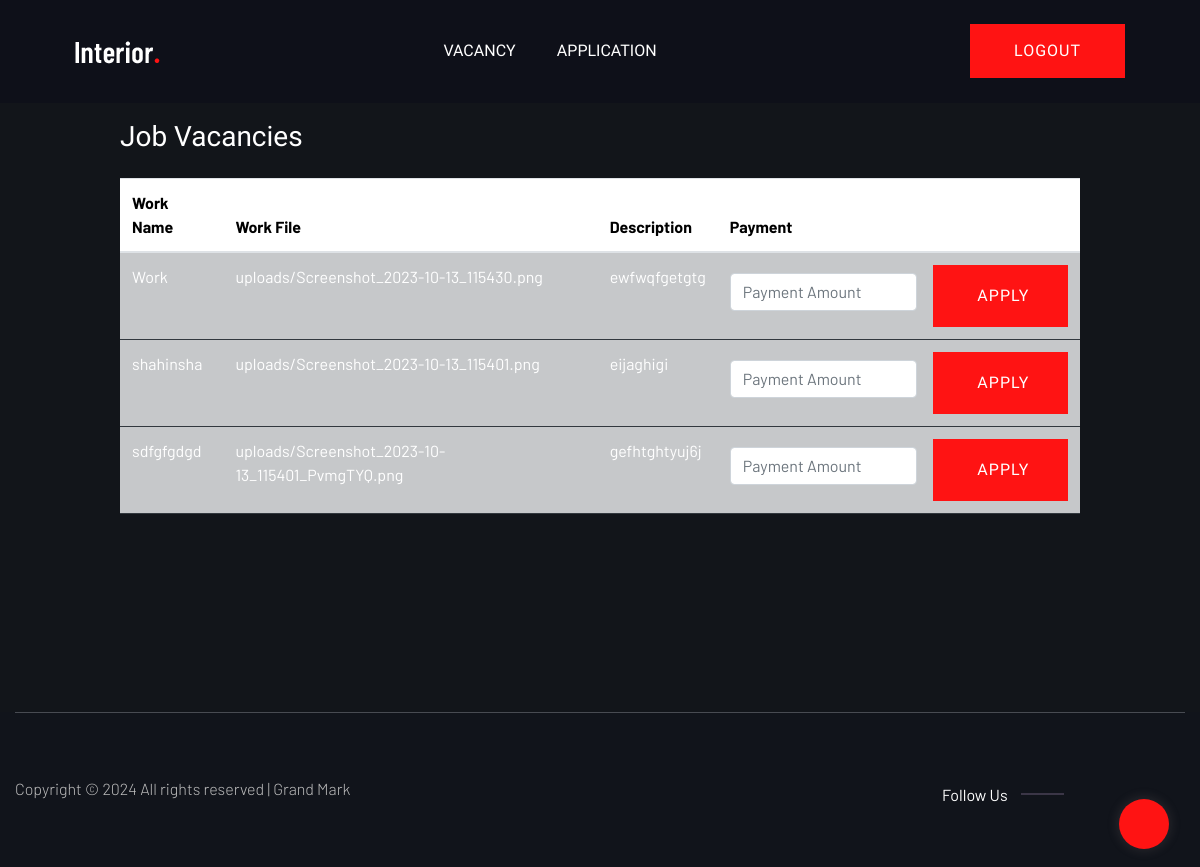
The app's page /worker/vacancy (signed in) with its own data.
### home/models.py (models this page shows, shortened)
class works(models.Model):
    username=models.ForeignKey(User,on_delete=models.CASCADE)
    name=models.CharField(max_length=55)
    file=models.FileField(upload_to="uploads/")
    description=models.TextField()
    status=models.CharField(max_length=50)

### home/views.py (the view)
# urls.py: path('worker/vacancy',views.worker_vacancy,name="worker_vacancy"),
def worker_vacancy(request):
    if request.user.is_authenticated and request.user.is_staff:
        work = works.objects.all()
        return render(request,'worker_vacancy.html',{'work':work})
    else:
        return redirect('login')

### templates/worker_vacancy.html (shortened to what this page needs)
{%load static %}
<!doctype html>
<html class="no-js" lang="zxx">
<head>
    <link href="https://cdn.jsdelivr.net/npm/bootstrap@5.3.2/dist/css/bootstrap.min.css" rel="stylesheet"
>
    <link rel="stylesheet" href="{%static 'assets/css/bootstrap.min.css' %}">
    <link rel="stylesheet" href="{%static 'assets/css/owl.carousel.min.css' %}">
    <link rel="stylesheet" href="{%static 'assets/css/slicknav.css' %}">
    <link rel="stylesheet" href="{%static 'assets/css/flaticon.css' %}">
    <link rel="stylesheet" href="{%static 'assets/css/animate.min.css' %}">
    <link rel="stylesheet" href="{%static 'assets/css/magnific-popup.css' %}">
    <link rel="stylesheet" href="{%static 'assets/css/fontawesome-all.min.css' %}">
    <link rel="stylesheet" href="{%static 'assets/css/themify-icons.css' %}">
    <link rel="stylesheet" href="{%static 'assets/css/slick.css' %}">
    <link rel="stylesheet" href="{%static 'assets/css/nice-select.css' %}">
    <link rel="stylesheet" href="{%static 'assets/css/style.css' %}">
</head>
<body class="body-bg">
    <header>
        {%include 'head2.html' %}
    </header>
    <div style="padding: 120px;">
        <h3>Job Vacancies</h3>
        <table class="table mb-5 mt-4">
            <thead>
                <tr>
                    <th scope="col">Work Name</th>
                    <th scope="col">Work File</th>
                    <th scope="col">Description</th>
                    <th scope="col">Payment</th>
                </tr>
            </thead>
            <tbody>
                {% if work %}
                {% for i in work %}
                <tr class="table-dark">
                    <td> {{i.name}}</td>
                    <td><a href="{{i.file.url}}">{{i.file}}</a></td>
                    <td>{{i.description}}</td>
                    <td>
                        <form action="{% url 'apply'%}" method="post" class="d-flex">
                            <div class="mb-3">
                                <input class="form-control mt-2" placeholder="Payment Amount" name="payment"  type="text" id="formFile"  required>
                            </div>
                            <button type="submit" style="margin-left: 1em;" class="btn">Apply</button>
                        </form>
                    </td>
                </tr>
                {% endfor %}
                {% endif %}
            </tbody>
        </table>
    </div>
    {% include 'foot2.html' %}
    <div id="back-top">
        <a title="Go to Top" href="#"> <i class="fas fa-level-up-alt"></i></a>
    </div>
</body>
</html>
</html>

### records on screen
works: name "Work", file "uploads/Screenshot_2023-10-13_115430.png", description "ewfwqfgetgtg"
works: name "shahinsha", file "uploads/Screenshot_2023-10-13_115401.png", description "eijaghigi"
works: name "sdfgfgdgd", file "uploads/Screenshot_2023-10-13_115401_PvmgTYQ.png", description "gefhtghtyuj6j"
